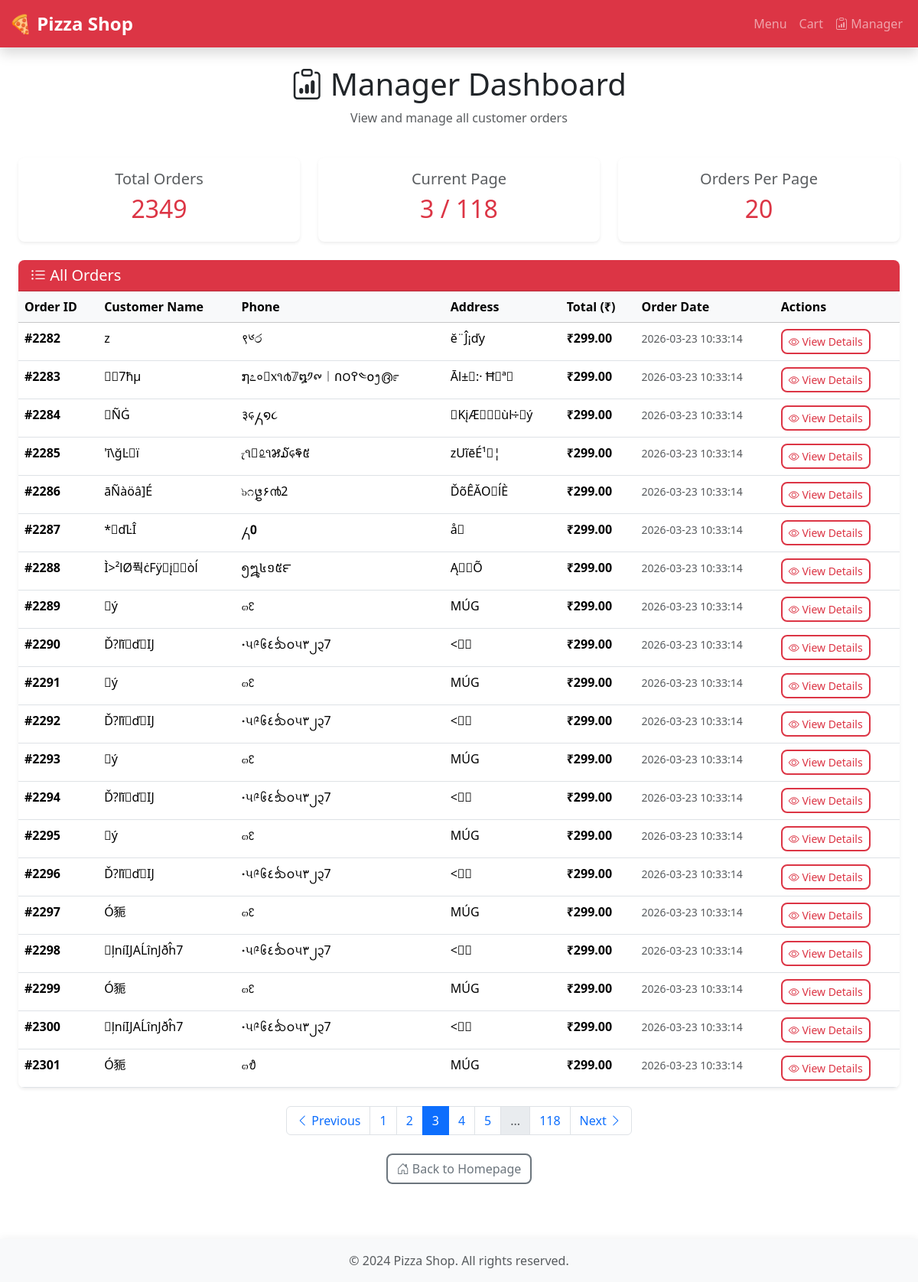
/manager/orders?page=3&per_page=20, run on the app's committed database.
### tables this page shows
CREATE TABLE orders (
                id INTEGER PRIMARY KEY AUTOINCREMENT,
                customer_name TEXT NOT NULL,
                phone TEXT NOT NULL,
                address TEXT NOT NULL,
                total_price REAL NOT NULL,
                order_date TIMESTAMP DEFAULT CURRENT_TIMESTAMP
            );

### app.py (the view)
@app.route('/manager/orders')
def manager_orders():
    try:
        page = request.args.get('page', 1, type=int)
        per_page = request.args.get('per_page', 20, type=int)
        offset = (page - 1) * per_page
        all_orders = OrderProcessor.get_all_orders(limit=per_page, offset=offset)
        total_orders = OrderProcessor.get_order_count()
        total_pages = (total_orders + per_page - 1) // per_page
        has_prev = page > 1
        has_next = page < total_pages
        return render_template(
            'manager/orders.html',
            orders=all_orders,
            page=page,
            per_page=per_page,
            total_orders=total_orders,
            total_pages=total_pages,
            has_prev=has_prev,
            has_next=has_next
        )
    except Exception as e:
        logger.error(f"Error loading manager orders page: {str(e)}")
        return render_template('500.html'), 500

### app.py (called while the page is built)
def get_db_connection():
    try:
        conn = sqlite3.connect(DATABASE)
        conn.row_factory = sqlite3.Row
        return conn
    except sqlite3.Error as e:
        logger.error(f"Database connection error: {str(e)}")
        raise Exception(f"Failed to connect to database: {str(e)}")

    @staticmethod
    def get_order_count():
        conn = None
        try:
            conn = get_db_connection()
            cursor = conn.cursor()
            cursor.execute('SELECT COUNT(*) as count FROM orders')
            result = cursor.fetchone()
            conn.close()
            return result['count'] if result else 0
        except Exception as e:
            logger.error(f"Failed to get order count: {str(e)}")
            if conn:
                conn.close()
            return 0

### templates/manager/orders.html (shortened to what this page needs)
{% extends "base.html" %}  {% block content %}
<div class="container">
  <div class="row mb-4">
    <div class="col">
      <h1 class="text-center">
        <i class="bi bi-clipboard-data"></i> Manager Dashboard
      </h1>
      <p class="text-center text-muted">View and manage all customer orders</p>
    </div>
  </div>
  <div class="row mb-4">
    <div class="col-md-4">
      <div class="card text-center shadow-sm">
        <div class="card-body">
          <h5 class="card-title text-muted">Total Orders</h5>
          <h2 class="text-danger">{{ total_orders }}</h2>
        </div>
      </div>
    </div>
    <div class="col-md-4">
      <div class="card text-center shadow-sm">
        <div class="card-body">
          <h5 class="card-title text-muted">Current Page</h5>
          <h2 class="text-danger">{{ page }} / {{ total_pages }}</h2>
        </div>
      </div>
    </div>
    <div class="col-md-4">
      <div class="card text-center shadow-sm">
        <div class="card-body">
          <h5 class="card-title text-muted">Orders Per Page</h5>
          <h2 class="text-danger">{{ per_page }}</h2>
        </div>
      </div>
    </div>
  </div>
  {% if orders and orders|length > 0 %}
  <div class="card shadow-sm">
    <div class="card-header bg-danger text-white">
      <h5 class="mb-0"><i class="bi bi-list-ul"></i> All Orders</h5>
    </div>
    <div class="card-body p-0">
      <div class="table-responsive">
        <table class="table table-hover mb-0">
          <thead class="table-light">
            <tr>
              <th scope="col">Order ID</th>
              <th scope="col">Customer Name</th>
              <th scope="col">Phone</th>
              <th scope="col">Address</th>
              <th scope="col">Total (₹)</th>
              <th scope="col">Order Date</th>
              <th scope="col">Actions</th>
            </tr>
          </thead>
          <tbody>
            {% for order in orders %}
            <tr>
              <td><strong>#{{ order.id }}</strong></td>
              <td>{{ order.customer_name }}</td>
              <td>{{ order.phone }}</td>
              <td>
                <span
                  class="text-truncate d-inline-block"
                  style="max-width: 200px"
                  title="{{ order.address }}"
                >
                  {{ order.address }}
                </span>
              </td>
              <td><strong>₹{{ "%.2f"|format(order.total_price) }}</strong></td>
              <td>
                <small class="text-muted">{{ order.order_date }}</small>
              </td>
              <td>
                <a
                  href="/manager/orders/{{ order.id }}"
                  class="btn btn-sm btn-outline-danger"
                >
                  <i class="bi bi-eye"></i> View Details
                </a>
              </td>
            </tr>
            {% endfor %}
          </tbody>
        </table>
      </div>
    </div>
  </div>
  {% if total_pages > 1 %}
  <nav aria-label="Orders pagination" class="mt-4">
    <ul class="pagination justify-content-center">
      <li class="page-item {% if not has_prev %}disabled{% endif %}">
        <a
          class="page-link"
          href="?page={{ page - 1 }}&per_page={{ per_page }}"
        >
          <i class="bi bi-chevron-left"></i> Previous
        </a>
      </li>
      {% for p in range(1, total_pages + 1) %} {% if p == page %}
      <li class="page-item active" aria-current="page">
        <span class="page-link">{{ p }}</span>
      </li>
      {% elif p == 1 or p == total_pages or (p >= page - 2 and p <= page + 2) %}
      <li class="page-item">
        <a class="page-link" href="?page={{ p }}&per_page={{ per_page }}"
          >{{ p }}</a
        >
      </li>
      {% elif p == page - 3 or p == page + 3 %}
      <li class="page-item disabled">
        <span class="page-link">...</span>
      </li>
      {% endif %} {% endfor %}
      <li class="page-item {% if not has_next %}disabled{% endif %}">
        <a
          class="page-link"
          href="?page={{ page + 1 }}&per_page={{ per_page }}"
        >
          Next <i class="bi bi-chevron-right"></i>
        </a>
      </li>
    </ul>
  </nav>
  {% endif %} {% endif %}
  <div class="text-center mt-4">
    <a href="/" class="btn btn-outline-secondary">
      <i class="bi bi-house-door"></i> Back to Homepage
    </a>
  </div>
</div>
<link
  rel="stylesheet"
  href="https://cdn.jsdelivr.net/npm/bootstrap-icons@1.11.1/font/bootstrap-icons.css"
/>
{% endblock %}

### static/css/style.css (style rules this page uses)
:root { --primary-red: #dc3545; --primary-red-hover: #bb2d3b; --primary-red-dark: #a02834; --light-gray: #f8f9fa; --border-radius: 0.5rem; --transition-speed: 0.3s; --shadow-sm: 0 0.125rem 0.25rem rgba(0, 0, 0, 0.075); --shadow-md: 0 0.5rem 1rem rgba(0, 0, 0, 0.15); --shadow-hover: 0 0.75rem 1.5rem rgba(0, 0, 0, 0.2); }
body { min-height: 100vh; display: flex; flex-direction: column; }
.btn { border-radius: var(--border-radius); font-weight: 500; transition: all var(--transition-speed) ease; border: none; }
.btn-outline-danger { border: 2px solid var(--primary-red); color: var(--primary-red); }
.btn-outline-secondary { border: 2px solid #6c757d; transition: all var(--transition-speed) ease; }
.card { border-radius: var(--border-radius); border: none; transition: all var(--transition-speed) ease; }
.card.shadow-sm { box-shadow: var(--shadow-sm); }
.card-header { border-radius: var(--border-radius) var(--border-radius) 0 0 !important; font-weight: 600; }
.table { border-radius: var(--border-radius); overflow: hidden; }
.table-hover tbody tr { transition: all var(--transition-speed) ease; }
@media (min-width: 769px) { .container { max-width: 1200px; } }

### data on the page
orders: id "2282", customer_name "z", phone "९༦෮", address "ĕ¨Ĵ¡ďy", total_price "299.00", order_date "2026-03-23 10:33:14"
orders: id "2283", customer_name "𩕁񔥆7ħµ", phone "໗೭०𑥘᥊૧൪𝟟໘༡᪑︱𑵓౦߉༤໐᪂൫೯", address "Āl±𺦞:· Ħ򎏉ª񥸫", total_price "299.00", order_date "2026-03-23 10:33:14"
orders: id "2284", customer_name "򥞣ÑĠ", phone "३᥌႓໑૮", address "񹖄KįÆ󟼪򥈐􏒄ùŀ÷񹑉ý", total_price "299.00", order_date "2026-03-23 10:33:14"
orders: id "2285", customer_name "'ī\\ğĿ󺹋ï", phone "෭૧𑛔௨૧꯷໓᥌𖩢៥", address "zUĩēÉ¹򇍃¦", total_price "299.00", order_date "2026-03-23 10:33:14"
orders: id "2286", customer_name "āÑàöâ]É", phone "๖೧᪔۶൯2", address "ĎõÊĂO񗳠ĺÈ", total_price "299.00", order_date "2026-03-23 10:33:14"
orders: id "2287", customer_name "*󾨒ďĿÎ", phone "႓𝟎", address "å󷐬", total_price "299.00", order_date "2026-03-23 10:33:14"
orders: id "2288", customer_name "Ì>²lØ풕ċFÿ󁟒į󣕝򣇊òĺ", phone "၅᪘៤១៥౯", address "Ą󧲂󨔫Õ", total_price "299.00", order_date "2026-03-23 10:33:14"
orders: id "2289", customer_name "򦢽ý", phone "๓꣖", address "MÚG", total_price "299.00", order_date "2026-03-23 10:33:14"
orders: id "2290", customer_name "Ď?ľĭ񋺅ď򿰢Ĳ", phone "𑛀૫༩᪆٤᪓၀૫۳၂᧓7", address "<󡛱񣵙", total_price "299.00", order_date "2026-03-23 10:33:14"
orders: id "2291", customer_name "򦢽ý", phone "๓꣖", address "MÚG", total_price "299.00", order_date "2026-03-23 10:33:14"
orders: id "2292", customer_name "Ď?ľĭ񋺅ď򿰢Ĳ", phone "𑛀૫༩᪆٤᪓၀૫۳၂᧓7", address "<󡛱񣵙", total_price "299.00", order_date "2026-03-23 10:33:14"
orders: id "2293", customer_name "򦢽ý", phone "๓꣖", address "MÚG", total_price "299.00", order_date "2026-03-23 10:33:14"
orders: id "2294", customer_name "Ď?ľĭ񋺅ď򿰢Ĳ", phone "𑛀૫༩᪆٤᪓၀૫۳၂᧓7", address "<󡛱񣵙", total_price "299.00", order_date "2026-03-23 10:33:14"
orders: id "2295", customer_name "򦢽ý", phone "๓꣖", address "MÚG", total_price "299.00", order_date "2026-03-23 10:33:14"
orders: id "2296", customer_name "Ď?ľĭ񋺅ď򿰢Ĳ", phone "𑛀૫༩᪆٤᪓၀૫۳၂᧓7", address "<󡛱񣵙", total_price "299.00", order_date "2026-03-23 10:33:14"
orders: id "2297", customer_name "Ó䝈", phone "๓꣖", address "MÚG", total_price "299.00", order_date "2026-03-23 10:33:14"
orders: id "2298", customer_name "𯽃ļníĲAĹînJðĥ7", phone "𑛀૫༩᪆٤᪓၀૫۳၂᧓7", address "<󡛱񣵙", total_price "299.00", order_date "2026-03-23 10:33:14"
orders: id "2299", customer_name "Ó䝈", phone "๓꣖", address "MÚG", total_price "299.00", order_date "2026-03-23 10:33:14"
orders: id "2300", customer_name "𯽃ļníĲAĹînJðĥ7", phone "𑛀૫༩᪆٤᪓၀૫۳၂᧓7", address "<󡛱񣵙", total_price "299.00", order_date "2026-03-23 10:33:14"
orders: id "2301", customer_name "Ó䝈", phone "๓᭘", address "MÚG", total_price "299.00", order_date "2026-03-23 10:33:14"

### other printed values
{{ total_orders }} "2349"
{{ page }} "3"
{{ total_pages }} "118"
{{ per_page }} "20"
{{ p }} "1" "2" "4" "5" "118"
{{ p }} "3"
